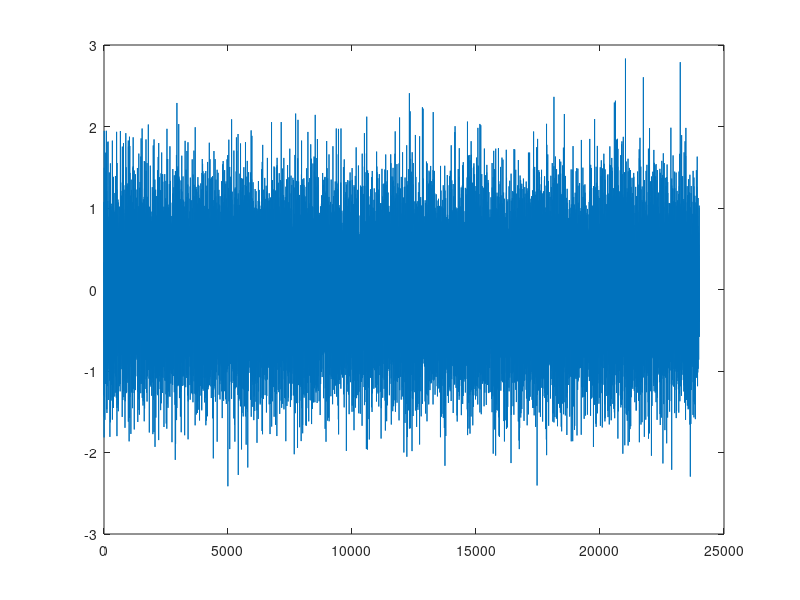
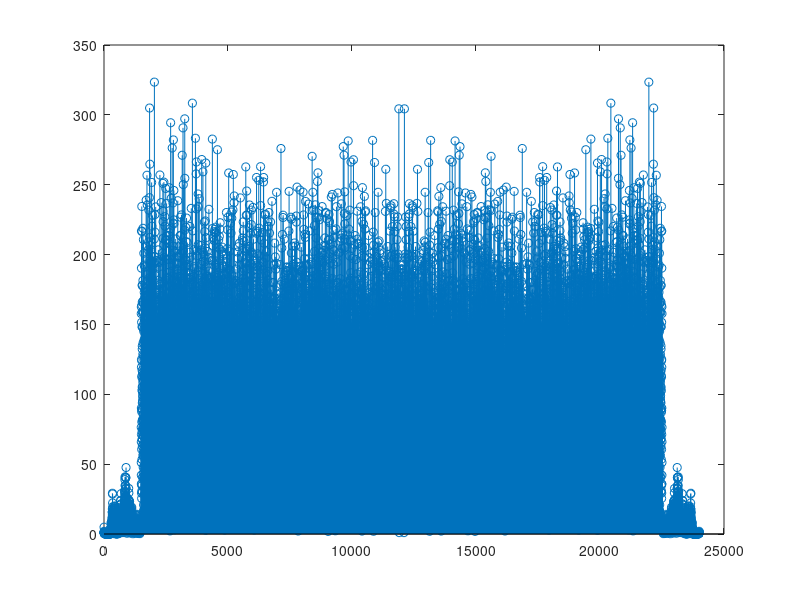
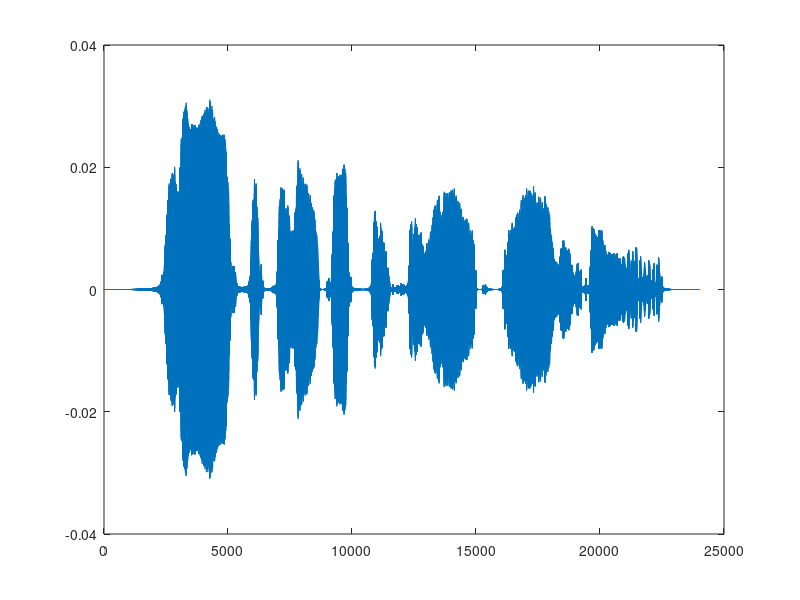

MATLAB code for these plots, in order:
S = load('noisy_sound');
s = S.noisy_sound;
fs = S.fs;
fi = 500;
N = length(s);

%sound(s);

figure;
plot(s);

y = fft(s);
yy = y;

figure;

stem(abs(y));

sgn = zeros(1, N);

sgn(1:500) = yy(1:500);
sgn(end-499:end) = yy(end-499:end);

figure;
plot(real(ifft(fftshift(sgn))));
sound(real(ifft(sgn)));